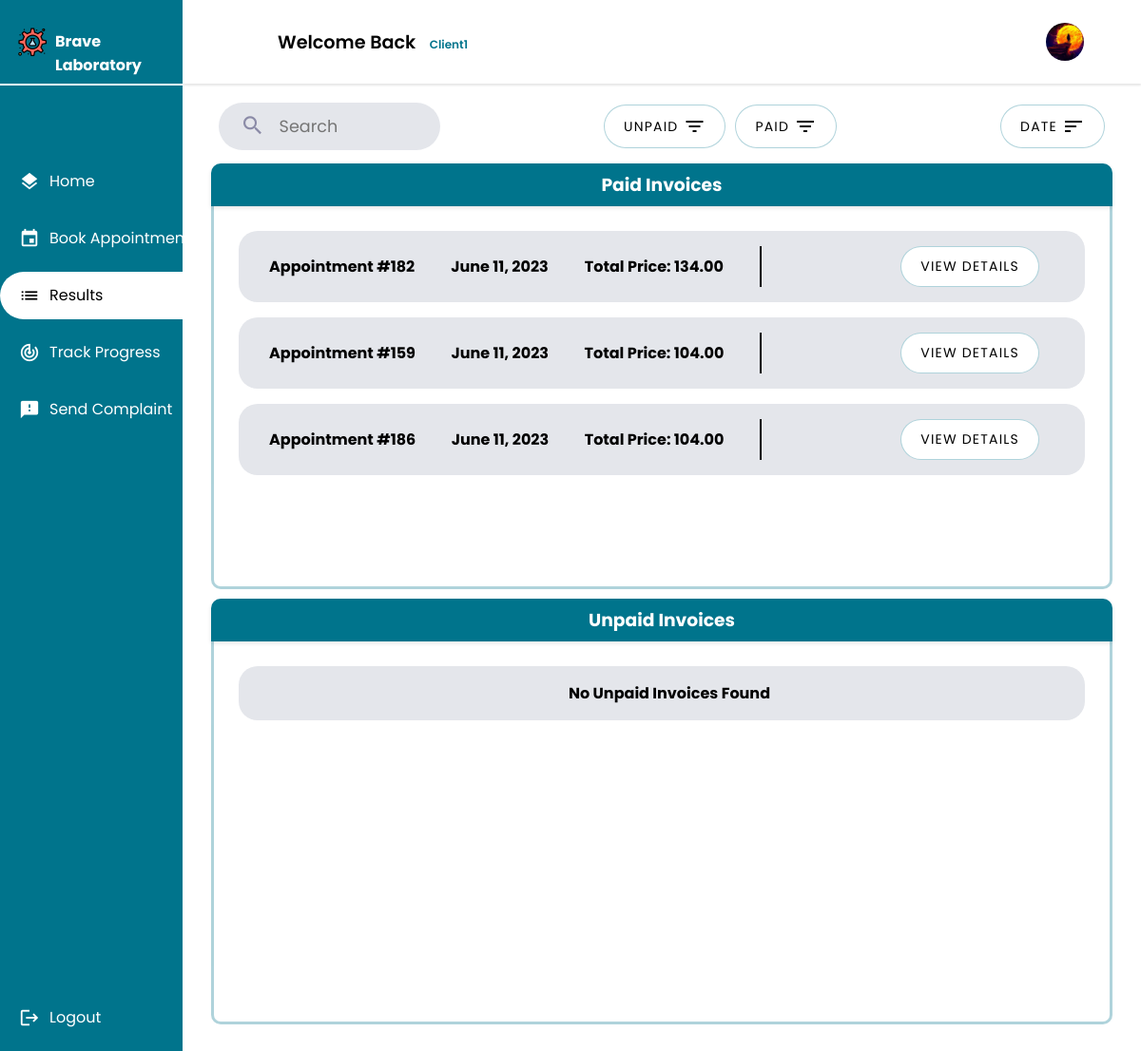
Page /client/results/ (signed in) on the committed database.
### client/models.py (models this page shows, shortened)
class Client(models.Model):
    GENDERS =[
        ('M','Male'),
        ('F','Female')
    ]
    BLOOD_TYPES = [
        ('A+', 'A+'),
        ('A-', 'A-'),
        ('B+', 'B+'),
        ('B-', 'B-'),
        ('AB+', 'AB+'),
        ('AB-', 'AB-'),
        ('O+', 'O+'),
        ('O-', 'O-')
    ]
    user = models.OneToOneField(User, primary_key = True, on_delete=models.CASCADE)
    phone_number = models.CharField(max_length=10,validators=[phone_regex])
    gender = models.CharField(max_length = 1 ,choices = GENDERS)
    address = models.CharField(max_length=50)
    policy = models.BooleanField(default = False)
    profile_pic = models.ImageField(default="default.png", upload_to="profile_pics")
    date_of_birth = models.DateField(default='2003-03-08')
    tests_made = models.PositiveIntegerField(default=0)
    blood_type = models.CharField(max_length=3, choices=BLOOD_TYPES,null=True,blank=True)
    class Meta():
        db_table = 'auth_client'

### main_home/models.py (models this page shows, shortened)
class Invoice(models.Model):
    PRE_PAY = 'PP'
    ON_RECEIVE = 'OR'
    PAYMENT_CHOICES = [
        (PRE_PAY, 'Pre-Pay'),
        (ON_RECEIVE, 'On-Receive'),
    ]
    report = models.OneToOneField(Report, on_delete=models.CASCADE)
    creation_time = models.DateField(auto_now_add=True)
    total_price = models.DecimalField(max_digits=10, decimal_places=2)
    payment_status = models.BooleanField(default=False)
    client = models.ForeignKey(Client, on_delete=models.CASCADE)
    laboratory = models.ForeignKey(Laboratory, on_delete=models.CASCADE)
    class Meta:
        db_table = 'invoice'

class Report(models.Model):
    test_result = models.OneToOneField(TestResult, on_delete=models.CASCADE)
    creation_time = models.DateTimeField(auto_now_add=True)
    description = models.CharField(max_length=100000, null=True, blank=True)
    class Meta:
        db_table = 'report'

class TestResult(models.Model):
    request = models.OneToOneField(AnalysisRequest, on_delete=models.CASCADE)
    creation_time = models.DateTimeField(auto_now_add=True)
    duration = models.DurationField(null=True, blank=True)
    approved = models.BooleanField(default=False)
    class Meta:
        db_table = 'test_result'

class AnalysisRequest(models.Model):
    PENDING = 'pending'
    WORKING_ON = 'working-on'
    FINISHED = 'finished'
    STATUS_CHOICES = [
        (PENDING, 'Pending'),
        (WORKING_ON, 'Working On'),
        (FINISHED, 'Finished'),
    ]
    appointment = models.OneToOneField(Appointment, on_delete=models.CASCADE)
    nurse = models.ForeignKey(Nurse, on_delete=models.CASCADE)
    tests = models.ManyToManyField(Test, blank=True)
    creation_time = models.DateTimeField(auto_now_add=True)
    start_time = models.DateTimeField(null=True, blank=True)
    finish_time = models.DateTimeField(null=True, blank=True)
    accepted = models.BooleanField(default=False)
    finished = models.BooleanField(default=False)
    status =  models.CharField(max_length=45, choices=STATUS_CHOICES, default=PENDING)
    class Meta:
        db_table = 'analysis_request'

class Appointment(models.Model):
    UPCOMING = 'Upcoming'
    TOMORROW = 'Tommorow'
    TODAY = 'Today'
    OVERDUE = 'Overdue'
    STATUS_CHOICES = [
        (UPCOMING, 'Upcoming'),
        (TOMORROW, 'Tommorow'),
        (TODAY, 'Today'),
        (OVERDUE, 'Overdue'),
    ]
    client = models.ForeignKey(Client, on_delete=models.CASCADE)
    tests_requested = models.ManyToManyField(TestOffered, blank=True)
    date = models.DateField(validators=[validate_date_not_past])
    description = models.CharField(max_length=1000,blank=True)
    document = models.ImageField(null=True,blank=True,upload_to='medical_documents')
    total_price = models.DecimalField(max_digits=10, decimal_places=2)
    payment_status = models.BooleanField(default=False)
    arrived = models.BooleanField(default=False)
    cancelled = models.BooleanField(default=False)
    performed = models.BooleanField(default=False)
    urgent = models.BooleanField(default=False)
    class Meta:
        db_table = 'appointment'

### client/views.py (the view, shortened to what this page needs)
# urls.py: path("results/",views.result_list,name="test_result_list"),
@login_required
@permission_required('client.view_client', raise_exception=True)
def result_list(request):
    test_result = Invoice.objects.all().order_by('creation_time')
    if not (request.GET.get('date')) :
        sort_date = 'True'
    invoices = test_result.filter(client=request.user.client, payment_status=True).all()
    unpaid_invoices = test_result.filter(client=request.user.client, payment_status=False).all()
    state = request.GET.get('state')
    if state != "all" :
        if state == "unpaid" :
            context = {
                'unpaid_invoices': unpaid_invoices,
                'sort_date':sort_date,
                'state':state,
            }
            return render(request,'client/result/result_list.html',context)
        if state == "paid" :
            context = {
                'invoices': invoices,
                'sort_date':sort_date,
                'state':state,
            }
            return render(request,'client/result/result_list.html',context)
    state = 'all'
    context = {
        'invoices': invoices,
        'unpaid_invoices': unpaid_invoices,
        'sort_date':sort_date,
        'state':state,
    }
    return render(request,'client/result/result_list.html', context)

### client/templates/client/result/result_list.html (shortened to what this page needs)
{% extends 'client/client.html' %}
{% load static %}
{% block main %}
<div class="Container">
    <div class="header ">
        <div class="search">
            <form class="search-bar" method="post" >
                <button type="submit" name="search">
                    <span class="material-icons search-icon">
                        </span>
                </button>
                <input class="search-bar-input" id="search" name="search" placeholder="Search" required="" type="text">
            </form>
        </div>
        <div class="header ">
            <div class="nurse">
            <a href="{% url "client_result_list" %}?state=unpaid">
                <button class="list-button filter">
                    <span>Unpaid</span>
                    <span class="material-icons">filter_list</span>
                </button>
            </a>
            <a href="{% url "client_result_list" %}?state=paid">
                    <button class="list-button filter">
                    <span>Paid</span>
                    <span class="material-icons">filter_list</span>
                </button>
            </a>
            </div>
        </div>
        <div class="nurse">
            <a href="{% url "client_result_list" %}?date={{sort_date}}&state={{state}}">
                <button class="list-button filter">
                    <span>Date</span>
                    <span class="material-icons">sort</span>
                </button>
            </a>
        </div>
    </div>
    {% if invoices is not None %}
    {% if invoices %}
    <div class="userlistcl">
            <div class="infoheadercl">
                <h3>Paid Invoices</h3>
            </div>
        <div class="userscontianercl">
            <div class= "scrollcl">
                <ul>
                {% for invoice in invoices %}
                <li class="app1">
                    <span><strong>Appointment #{{ invoice.report.test_result.request.appointment.id }}</strong></span>
                    <span><strong>{{ invoice.creation_time }}</strong></span>
                    <span><strong>Total Price: {{ invoice.total_price }}</strong></span>
                    <div class="buttons">
                        <button class="list-button"><a class="list-links" href="{% url 'client_result_detail' invoice.id  %}">View Details</a></button>
                    </div>
                </li>
                {% endfor %}
                </ul>
            </div>
        </div>
    </div>
    {% endif %}
    {% endif %}
        {% if unpaid_invoices is not None %}
        {% if unpaid_invoices %}
        <div class="userlistcl">
                    <div class="infoheadercl">
                        <h3>Unpaid Invoices</h3>
                    </div>
            <div class="userscontianercl">
                <div class= "scrollcl">
                    <ul>
                        {% for invoice in unpaid_invoices %}
                        <li class="app1">
                            <span><strong>Appointment #{{ invoice.report.test_result.request.appointment.id }}</strong></span>
                            <span><strong>{{ invoice.creation_time }}</strong></span>
                            <span><strong>Total Price: {{ invoice.total_price }}</strong></span>
                            <div class="buttons">
                                <button class="list-button"><a class="list-links" href="{% url 'online_pay' invoice.id  %}">Online Pay</a></button>
                            </div>
                        </li>
                        {% endfor %}
                    </ul>
                </div>
            </div>
        </div>
        {% else %}
        <div class="userlistcl">
            <div class="infoheadercl">
                <h3>Unpaid Invoices</h3>
                </div>
            <div class="userscontianercl">
                <div class= "scrollcl">
                    <ul class="lists">
                        <li class="app1">
                            <span><strong>No Unpaid Invoices Found</strong></span>
                        </li>
                    </ul>
                </div>
            </div>
        </div>
        {% endif %}
        {% endif %}
</div>
{% endblock main %}

### main_home/templates/main_home/actors_base.html (shortened to what this page needs)
{% extends 'main_home/base.html' %}
{% load static %}
{% block css %}
        <link rel="stylesheet" href="{% static 'css/resources/google_icons.css' %}">
        <link rel="stylesheet" href="{% static 'css/resources/font-awesome.all.min.css' %}">
        <link rel="stylesheet" href="{% static 'css/actors.css' %}" />
{% endblock css %}
{% block content %}
    <div class="container">
        <header>
            <div class="wlc">
                <h1>Welcome Back&nbsp;<span class="smaller-text">{{user.username}}</span></h1>
            </div>
            <div class="Left">
                <ul class="DROPS">
                    {% if user.groups.first.name == 'client' %}
                    <li class="profile-header"><a class="profile-pic-container" onclick="showElement()"><img class="profile-pic" alt="profile_pic" src="{{ user.client.profile_pic.url }}"></img><i class="fa-solid fa-chevron-down"></i></a>
                    {% endif %}
                        </li>
                    </ul>
                </div>
        </header>
        <div class="Main">
            {% block main %}{% endblock main %}
        </div>
    </div>
    <div class="nav-header">
        <a class="logo" href="{% url user.groups.first.name %}">
            <img alt='logo' src="{% static 'img/logo.png' %}">
            <span><strong>Brave Laboratory</strong></span>
        </a>
    </div>
    <nav>
        <ul>
            {% block sidebar %}{% endblock sidebar %}
            <li class="end">
                <a href='{% url 'logout' %}'>
                    <span class="material-icons emoji">logout</span>
                    <span class="nav-item">Logout</span>
                </a>
            </li>
        </ul>
    </nav>
{% endblock content %}

### static/css/actors.css (style rules this page uses)
* { font-family: 'Poppins', sans-serif; margin: 0; padding: 0; }
body { background-color: #fff; overflow-y: scroll; }
ul { list-style-type: none; }
.container { text-align: center; float: right; width: 100%; height: 90vh; }
header { position: fixed; top: 0; left: 0; right: 0; z-index: 1; width: 84vw; height: 11vh; background-color: rgb(255, 255, 255); display: flex; align-items: center; justify-content: space-between; margin-left: auto; box-shadow: 0px 2px 2px rgba(0, 0, 0, 0.1); }
.Main { display: flex; justify-content: center; margin-top: 9.5vh; margin-left: 16vw; padding-top: 1.5%; padding-bottom: 1.5%; }
.Container { font-size: 16px; width:100%; height: 100%; margin: 0 20px; border-radius: 20px; background-color: white; padding-left: 10px; padding-right: 10px; }
.wlc { margin-left: 100px; }
.wlc h1 { font-size: 1.2rem; }
.Left { float: right; display: flex; align-items: center; flex-direction: row; justify-content: space-between; gap: 40px; margin-right: 15px; }
.DROPS { display: flex; align-items: center; justify-content: center; flex-direction: row; gap: 50px; }
.DROPS a { width: auto; height: auto; padding: 50px; text-decoration: none; color: black; padding: 1px; }
.DROPS li { padding: 20px; list-style: none; }
.DROPS .profile-header { width: auto; border-radius: 30px; height: 20px; display: flex; justify-content: center; align-items: center; cursor: pointer; }
.nav-header { position: fixed; left: 0; z-index: 1; top: 0; bottom: 89vh; background-color: #00748c ; width: 16vw; height: 11vh; overflow: hidden; box-shadow: 0px 4px 4px rgb(255, 255, 255); }
.nav-header a { position: relative; color: white; padding-left: 18px; width: 15vw; }
nav { position: fixed; left: 0; z-index: 1; top: 11.2vh; bottom: 0; background-color: #00748c; width: 16vw; overflow: hidden; }
.logo { display: flex; transition: all 0.5s ease; margin-top: 3.5vh; padding-right: 0 !important; width: 100%; gap: 8px; }
.logo span { font-size: 1rem; padding-top: 3px; }
.logo img { height: 32px; }
nav a { position: relative; color: white; display: table; padding-left: 20px; padding-right: 30px; width: 15vw; }
nav .material-icons { position: relative; top: 14px; font-size: 22px !important; }
nav ul { margin-top: 40%; }
.nav-item { position: relative; top: 8px; margin-left: 10px; }
nav ul li { transition: 0.4s; width: auto; margin-bottom: 10px; }
.end { position: fixed; bottom: 0; transition: 0.4s; width: auto; margin-bottom: 10px; }
nav ul li::after { content: ''; display: block; position: relative; left: 0; width: 5px; height: 100%; }
.profile-pic { width: 40px; height: 40px; border-radius: 50%; cursor: pointer; object-fit: cover; }
header h1 { font-weight: 600; }
a { text-decoration: none; }
nav a { height: 50px; }
.search { width: 25%; position: relative; display: flex; cursor: pointer; }
.search span { font-size: 26px; }
.search-bar button { border: none; background: none; color: #8b8ba7; }
.search-bar { --timing: 0.3s; --width-of-input: 240px; --height-of-input: 50px; --border-height: 2px; --input-bg: #fff; --border-color: #00748c; --border-radius: 30px; --after-border-radius: 1px; position: relative; width: var(--width-of-input); height: var(--height-of-input); display: flex; align-items: center; padding-inline: 0.8em; border-radius: var(--border-radius); transition: border-radius 0.5s ease; background: var(--input-bg, #fff); background-color: #E4E6EB; }
.search-bar-input { font-size: 1.1rem; background-color: transparent; width: 100%; height: 100%; padding-inline: 0.5em; padding-block: 0.7em; border: none; }
.search-bar:before { content: ""; position: absolute; background: var(--border-color); transform: scaleX(0); transform-origin: center; width: 100%; height: var(--border-height); left: 0; bottom: 0; border-radius: 1px; transition: transform var(--timing) ease; }
.search-bar .search-icon { margin-top: 3px; margin-right: 6px; margin-left: 10px; }
.profile-pic-container { display: flex; justify-content: center; align-items: center; gap: 12px; }
.profile-pic-container i { cursor: pointer !important; }

### static/css/lists/ap_list.css (style rules this page uses)
.app1 .buttons { width: 260px; display: flex; justify-content: right; gap: 10px; }

### main_home/templates/main_home/actors_base.html (style rules this page uses)
.smaller-text { font-size: 12px; margin-left: 10px; color: #00748c; text-transform: capitalize; }

### rows in the picture
Invoice: report.test_result.request.appointment.id "182", creation_time "June 11, 2023", total_price "134.00"
Invoice: report.test_result.request.appointment.id "159", creation_time "June 11, 2023", total_price "104.00"
Invoice: report.test_result.request.appointment.id "186", creation_time "June 11, 2023", total_price "104.00"

### other values in the picture
{{ user.username }} "Client1"
